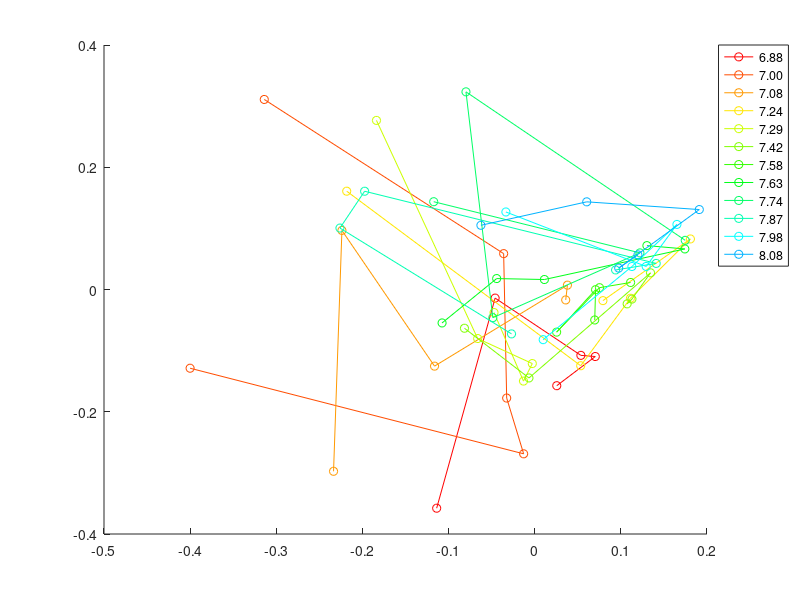
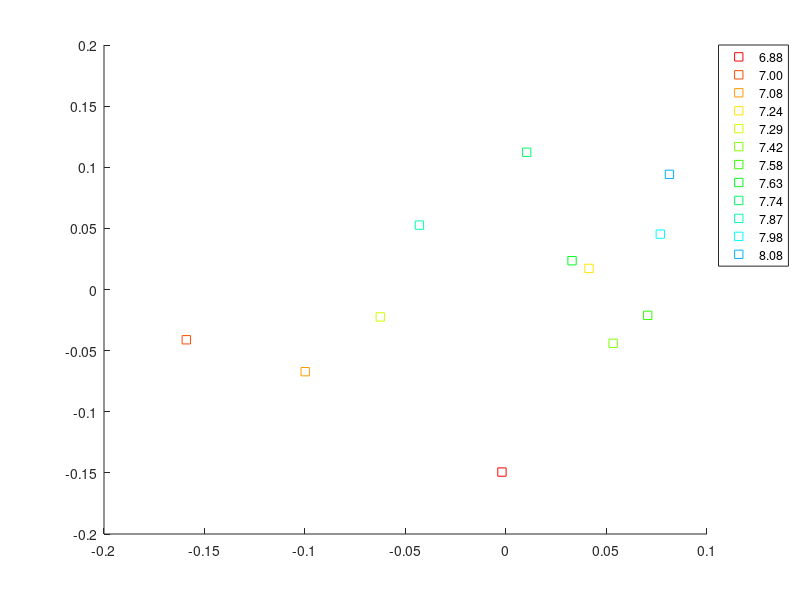
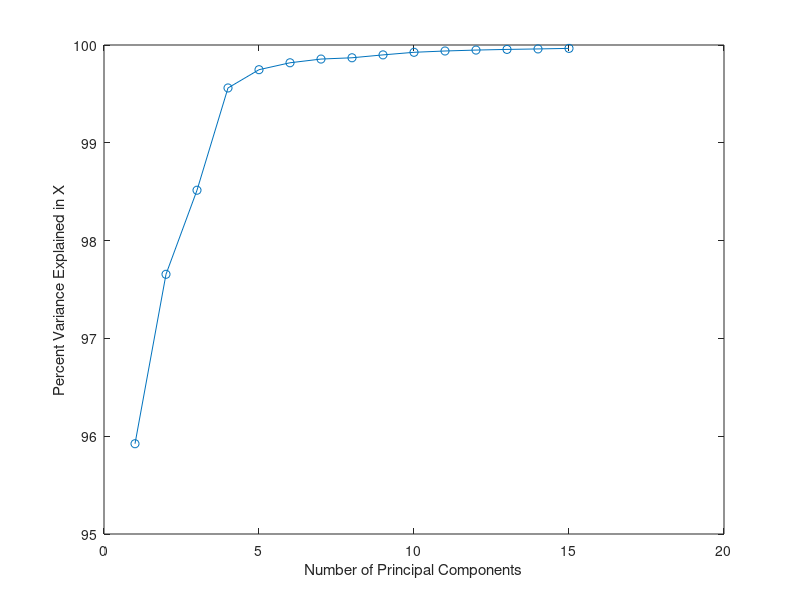
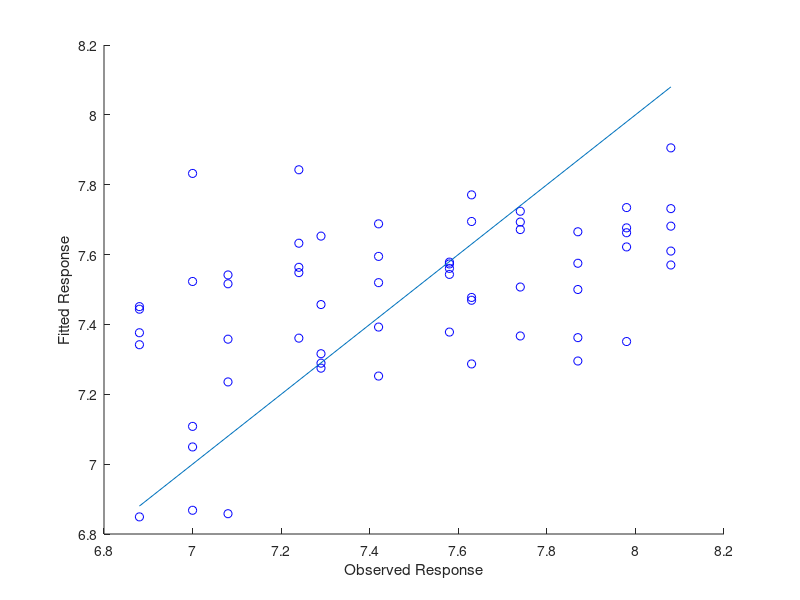

These charts were generated, in order, by the following MATLAB code:
clear; close all; clc

nlevels = 12;
nreps = 5;

%% Virtualization
fprintf('Visualizing dataset for PLS.\n\n');
cc = hsv(20);
load samples_chip1_new;
load pH2;



X = X';
featurenum = size(X, 1);
[n,m] = size(X);
[~,~,Xscores,~,~,PLSPctVar] = plsregress(X,pH);

figure('name', 'PLS');
hold on;
pHindex = zeros(nlevels, 1);
for i = 0:nlevels - 1
    plot(Xscores(i*nreps+1:i*nreps+nreps,1), Xscores(i*nreps+1:i*nreps+nreps,2), 'o-', 'color', cc(i+1,:));
    pHindex(i + 1) = i * nreps + 1;
end

legendCell = cellstr(num2str(pH(pHindex), '%.2f'));
legend(legendCell, 'Location', 'BestOutside');
hold off;

figure('name', 'PLS');
hold on;
for i = 0:nlevels - 1
    plot(mean(Xscores(i*nreps+1:i*nreps+nreps,1)), mean(Xscores(i*nreps+1:i*nreps+nreps,2)), 's', 'color', cc(i+1,:));
end
legend(legendCell, 'Location', 'BestOutside');
hold off;

fprintf('Program paused. Press enter to continue.\n\n');
pause;

%% Explaination
fprintf('Plotting the explanation of PLS.\n\n');
figure('name', 'Explain');
plot(1:15, 100*cumsum(PLSPctVar(1,1:15)),'o-');
xlabel('Number of Principal Components');
ylabel('Percent Variance Explained in X');
fprintf('Program paused. Press enter to continue.\n\n');
pause;

%% Evaluation
% Divide dataset into training set and testing set and evaluate the model.
fprintf('Divide dataset into train set and test set and evaluate the model.\n\n');
load index;

compcnt = 12;
v = zeros(compcnt*nreps, featurenum);

for k = 1:compcnt
    tot = 0;
    
    figure('name', num2str(2*k, 'PLSR with %d Components'));
    hold on;

	for i = 1:nreps
        test = (indices == i); train = ~test;
        Xtrain = X(train,:);
        pHtrain = pH(train);
        Xtest = X(test,:);
        pHtest = pH(test);
   
        [Xloadings,Yloadings,Xscores,Yscores,betaPLS,PLSPctVar] = plsregress(Xtrain,pHtrain,2*k);
        
        v((k-1)*nreps+i, :) = betaPLS(2:featurenum+1,:)';
        
        yfitPLS = [ones(size(Xtest,1),1) Xtest]*betaPLS;
        plot(pHtest,yfitPLS,'bo');
        xlabel('Observed Response');
        ylabel('Fitted Response');
    
        SMSE = (sum((yfitPLS - pHtest) .^ 2) / sum((pHtest - mean(pHtest)) .^ 2)) / nlevels;
        tot = tot + SMSE;
    end
    lx = [min(pHtest) max(pHtest)];
    ly = lx;
    plot(lx, ly);
    hold off;

    fprintf('The average of standardized mean squared error with %d components is %f\n', 2*k, tot / nreps);
end

figure('name', 'figure for v');
[PCALoadings,PCAScores,PCAVar] = pca(v);
hold on;
for i = 0:compcnt - 1
    plot(PCAScores(i*nreps+1:i*nreps+nreps,1), PCAScores(i*nreps+1:i*nreps+nreps,2), 's-', 'color', cc(i+1,:));
end

legendCell = cellstr(num2str(((1:5)*2)', '%d components'));
legend(legendCell, 'Location', 'BestOutside');
hold off;